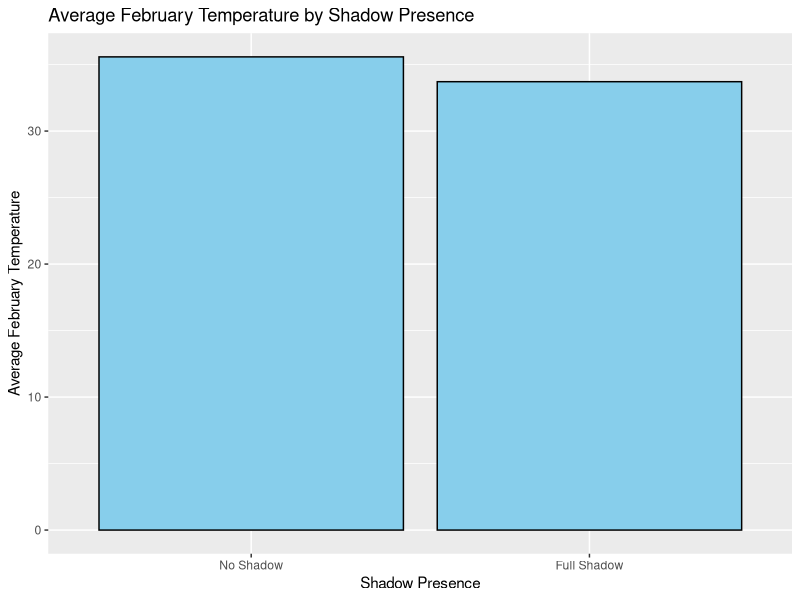
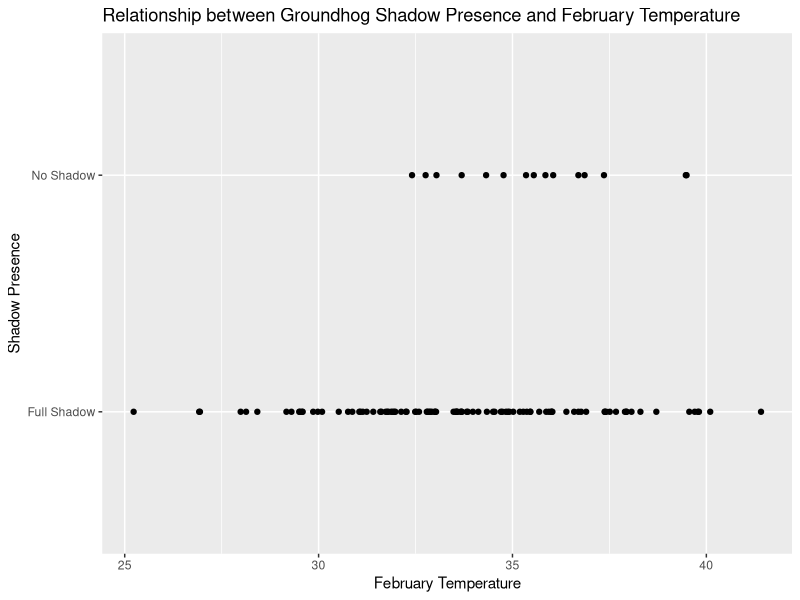
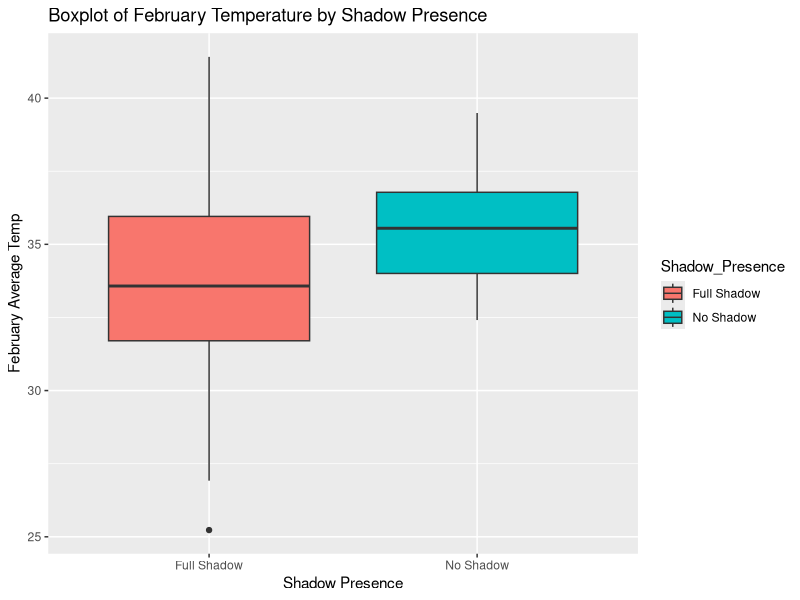

Recreate these plots in R, in order.
# Load required libraries
library(tidyverse)
library(ggplot2)
library(dplyr)

# Import dataset
dataset <- read_csv("archive.csv")

# View first few rows of the dataset
head(dataset)

# Summary statistics of the dataset
summary(dataset)

# Rename variables (if needed)
dataset <- dataset %>%
  rename(
    Shadow_Presence = 'Punxsutawney Phil',
    Feb_Temp = `February Average Temperature`
  )

# Remove rows with "Partial Shadow" from shadow_presence column
dataset <- dataset[dataset$Shadow_Presence != "Partial Shadow", ]

# Remove rows with "No Record" from shadow_presence column
dataset <- dataset[dataset$Shadow_Presence != "No Record", ]

# Check for missing values
sum(is.na(dataset$`Feb_Temp`))
sum(is.na(dataset$Shadow_Presence))

# Remove missing values
dataset <- na.omit(dataset)

# Create a new binary variable for shadow presence differentiation
# "Full Shadow" is coded as 1, "No Shadow" is coded as 0, and "Partial Shadow" is excluded 
dataset$Shadow_Presence_Differentiated <- ifelse(dataset$Shadow_Presence == "Full Shadow", 1,
                                                 ifelse(dataset$Shadow_Presence == "No Shadow", 0, NA))

# Calculate average temperature
avg_temp <- dataset %>%
  group_by(Shadow_Presence_Differentiated) %>%
  summarise(Feb_Temp = mean(Feb_Temp, na.rm = TRUE))

# Create a bar plot
ggplot(dataset, aes(x = factor(Shadow_Presence_Differentiated), y = Feb_Temp)) +
  stat_summary(fun = mean, geom = "bar", fill = "skyblue", color = "black") +
  labs(title = "Average February Temperature by Shadow Presence",
       x = "Shadow Presence",
       y = "Average February Temperature") +
  scale_x_discrete(labels = c("No Shadow", "Full Shadow"))

# This visual shows that there is very little difference between the temperature and shadow presence.

# Scatter plot
ggplot(dataset, aes(x = Feb_Temp, y = Shadow_Presence)) +
  geom_point() +
  labs(title = "Relationship between Groundhog Shadow Presence and February Temperature",
       x = "February Temperature",
       y = "Shadow Presence")


# Box plot for February Average Temperature
ggplot(dataset, aes(x = Shadow_Presence, y = Feb_Temp, fill = Shadow_Presence)) +
  geom_boxplot() +
  labs(title = "Boxplot of February Temperature by Shadow Presence",
       x = "Shadow Presence",
       y = "February Average Temp")


# Calculate correlation coefficient
correlation_coefficient <- cor(dataset$`Feb_Temp`, dataset$Shadow_Presence_Differentiated, method = "pearson")

# Print the correlation coefficient
print(correlation_coefficient)

# Conclusion
# Summarize key findings
cat("Summary of Findings:\n")
cat("1. Relationship between Groundhog Shadow Presence and February Temperature:\n")
cat("- [Brief summary of the relationship, e.g., No significant correlation observed between shadow presence and temperature.]\n")

# Interpretation of Results
cat("\nInterpretation of Results:\n")
cat("- [The correlation coeffiecient is -0.198 and shows a weak negative relationship between the average February temperature and shadow presence]\n")

# Closing Remarks
cat("\nClosing Remarks:\n")
cat("In conclusion, this analysis provided valuable insights into the relationship between Groundhog Day shadow presence and February temperatures. While no significant correlation was observed in this dataset, the exploration and interpretation of the results contribute to the broader understanding of the factors influencing this annual event. Future research could consider incorporating additional variables or exploring different datasets to further investigate this phenomenon. Overall, this analysis highlights the importance of data-driven approaches in understanding and interpreting complex phenomena.\n")
